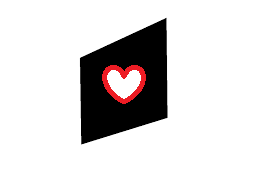
#> input picture topics/images.png, 275 x 183 px
$ jupyter execute perspective_transformation.ipynb
#> lines starting #> are read from the running program, lines starting #| are printed output that depends on the picture
PERSPECTİVE TRANSFORMATİON

[cell 1]
import cv2
import numpy as np

img = cv2.imread("images.png")
#> img is the input picture: shape (183, 275, 3); mean B, G, R 217.8, 217.7, 220.2

cv2.imshow("resim",img)

width = 400
height = 600

pts1 = np.float32([[80,58],[80,144],[168,18],[168,117]]) # object points

pts2 = np.float32([[0,0],[0,height],[width,0],[width,height]]) # last image points

matrix = cv2.getPerspectiveTransform(pts1,pts2)

img_output = cv2.warpPerspective(img,matrix,(width,height))
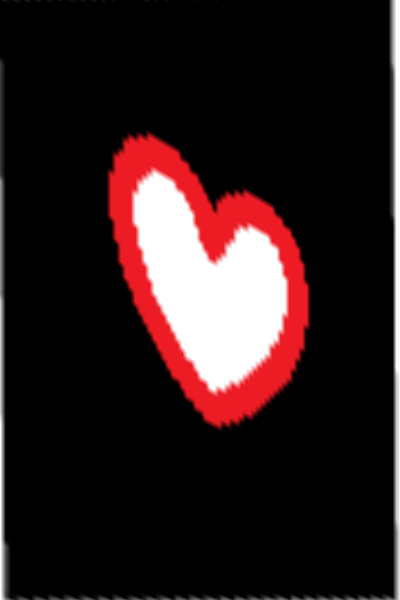
#> img_output: shape (600, 400, 3); mean B, G, R 28.4, 27.8, 43.7

cv2.imshow("last_image",img_output)

cv2.waitKey(0)


$ run again, with topics/sudoku.png copied over topics/images.png
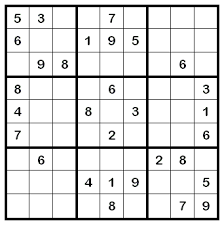
#> input picture topics/sudoku.png, 224 x 225 px
#> img is the input picture: shape (225, 224, 3); mean B, G, R 223.9, 223.9, 223.9
#> `img_output = cv2.warpPerspective(img,matrix,(width,height))`:
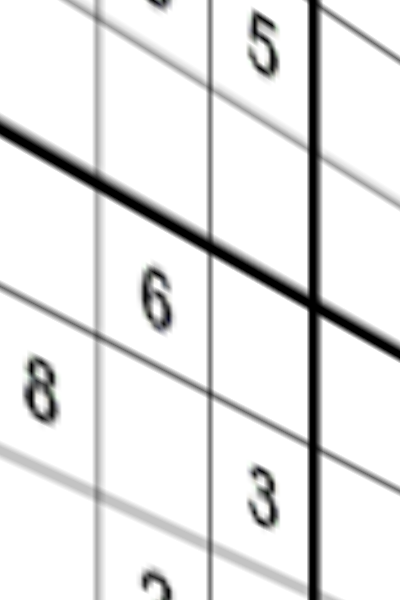
#> img_output: shape (600, 400, 3); mean B, G, R 230.6, 230.7, 230.6
